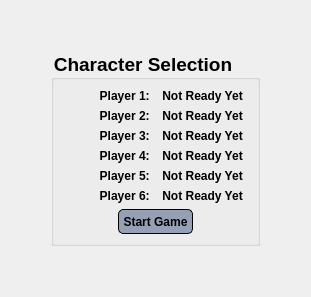
      <widget class="QWidget" name="pgCharacterSelection">
       <layout class="QGridLayout" name="gridLayout_5">
        <item row="1" column="1">
         <widget class="QGroupBox" name="gbCharacterSelection">
          <property name="font">
           <font>
            <pointsize>14</pointsize>
            <weight>75</weight>
            <bold>true</bold>
           </font>
          </property>
          <property name="styleSheet">
           <string notr="true">QGroupBox {
font-weight: bold;
}</string>
          </property>
          <property name="title">
           <string>Character Selection</string>
          </property>
          <layout class="QVBoxLayout" name="verticalLayout_29">
           <item>
            <layout class="QGridLayout" name="gridLayout_3">
             <item row="4" column="1">
              <widget class="QLabel" name="lbReadyPlayer5">
               <property name="minimumSize">
                <size>
                 <width>80</width>
                 <height>0</height>
                </size>
               </property>
               <property name="maximumSize">
                <size>
                 <width>110</width>
                 <height>16777215</height>
                </size>
               </property>
               <property name="styleSheet">
                <string notr="true">QLabel {
color: rgb(0,0,0);
font-weight: bold;
}</string>
               </property>
               <property name="text">
                <string> Not Ready Yet</string>
               </property>
               <property name="alignment">
                <set>Qt::AlignLeading|Qt::AlignLeft|Qt::AlignVCenter</set>
               </property>
              </widget>
             </item>
             <item row="5" column="0">
              <widget class="QLabel" name="lbSelectionPlayer6">
               <property name="maximumSize">
                <size>
                 <width>110</width>
                 <height>16777215</height>
                </size>
               </property>
               <property name="styleSheet">
                <string notr="true">QLabel {
color: rgb(0,0,0);
font-weight: bold;
}</string>
               </property>
               <property name="text">
                <string>Player 6: </string>
               </property>
               <property name="alignment">
                <set>Qt::AlignRight|Qt::AlignTrailing|Qt::AlignVCenter</set>
               </property>
              </widget>
             </item>
             <item row="3" column="0">
              <widget class="QLabel" name="lbSelectionPlayer4">
               <property name="maximumSize">
                <size>
                 <width>110</width>
                 <height>16777215</height>
                </size>
               </property>
               <property name="styleSheet">
                <string notr="true">QLabel {
color: rgb(0,0,0);
font-weight: bold;
}</string>
               </property>
               <property name="text">
                <string>Player 4: </string>
               </property>
               <property name="alignment">
                <set>Qt::AlignRight|Qt::AlignTrailing|Qt::AlignVCenter</set>
               </property>
              </widget>
             </item>
             <item row="3" column="1">
              <widget class="QLabel" name="lbReadyPlayer4">
               <property name="minimumSize">
                <size>
                 <width>80</width>
                 <height>0</height>
                </size>
               </property>
               <property name="maximumSize">
                <size>
                 <width>110</width>
                 <height>16777215</height>
                </size>
               </property>
               <property name="styleSheet">
                <string notr="true">QLabel {
color: rgb(0,0,0);
font-weight: bold;
}</string>
               </property>
               <property name="text">
                <string> Not Ready Yet</string>
               </property>
               <property name="alignment">
                <set>Qt::AlignLeading|Qt::AlignLeft|Qt::AlignVCenter</set>
               </property>
              </widget>
             </item>
             <item row="1" column="0">
              <widget class="QLabel" name="lbSelectionPlayer2">
               <property name="maximumSize">
                <size>
                 <width>110</width>
                 <height>16777215</height>
                </size>
               </property>
               <property name="styleSheet">
                <string notr="true">QLabel {
color: rgb(0,0,0);
font-weight: bold;
}</string>
               </property>
               <property name="text">
                <string>Player 2: </string>
               </property>
               <property name="alignment">
                <set>Qt::AlignRight|Qt::AlignTrailing|Qt::AlignVCenter</set>
               </property>
              </widget>
             </item>
             <item row="5" column="1">
              <widget class="QLabel" name="lbReadyPlayer6">
               <property name="minimumSize">
                <size>
                 <width>80</width>
                 <height>0</height>
                </size>
               </property>
               <property name="maximumSize">
                <size>
                 <width>110</width>
                 <height>16777215</height>
                </size>
               </property>
               <property name="styleSheet">
                <string notr="true">QLabel {
color: rgb(0,0,0);
font-weight: bold;
}</string>
               </property>
               <property name="text">
                <string> Not Ready Yet</string>
               </property>
               <property name="alignment">
                <set>Qt::AlignLeading|Qt::AlignLeft|Qt::AlignVCenter</set>
               </property>
              </widget>
             </item>
             <item row="0" column="1">
              <widget class="QLabel" name="lbReadyPlayer1">
               <property name="minimumSize">
                <size>
                 <width>80</width>
                 <height>0</height>
                </size>
               </property>
               <property name="maximumSize">
                <size>
                 <width>110</width>
                 <height>16777215</height>
                </size>
               </property>
               <property name="styleSheet">
                <string notr="true">QLabel {
color: rgb(0,0,0);
font-weight: bold;
}</string>
               </property>
               <property name="text">
                <string> Not Ready Yet</string>
               </property>
               <property name="alignment">
                <set>Qt::AlignLeading|Qt::AlignLeft|Qt::AlignVCenter</set>
               </property>
              </widget>
             </item>
             <item row="1" column="1">
              <widget class="QLabel" name="lbReadyPlayer2">
               <property name="minimumSize">
                <size>
                 <width>80</width>
                 <height>0</height>
                </size>
               </property>
               <property name="maximumSize">
                <size>
                 <width>110</width>
                 <height>16777215</height>
                </size>
               </property>
               <property name="styleSheet">
                <string notr="true">QLabel {
color: rgb(0,0,0);
font-weight: bold;
}</string>
               </property>
               <property name="text">
                <string> Not Ready Yet</string>
               </property>
               <property name="alignment">
                <set>Qt::AlignLeading|Qt::AlignLeft|Qt::AlignVCenter</set>
               </property>
              </widget>
             </item>
             <item row="4" column="0">
              <widget class="QLabel" name="lbSelectionPlayer5">
               <property name="maximumSize">
                <size>
                 <width>110</width>
                 <height>16777215</height>
                </size>
               </property>
               <property name="styleSheet">
                <string notr="true">QLabel {
color: rgb(0,0,0);
font-weight: bold;
}</string>
               </property>
               <property name="text">
                <string>Player 5: </string>
               </property>
               <property name="alignment">
                <set>Qt::AlignRight|Qt::AlignTrailing|Qt::AlignVCenter</set>
               </property>
              </widget>
             </item>
             <item row="2" column="1">
              <widget class="QLabel" name="lbReadyPlayer3">
               <property name="minimumSize">
                <size>
                 <width>80</width>
                 <height>0</height>
                </size>
               </property>
               <property name="maximumSize">
                <size>
                 <width>110</width>
                 <height>16777215</height>
                </size>
               </property>
               <property name="styleSheet">
                <string notr="true">QLabel {
color: rgb(0,0,0);
font-weight: bold;
}</string>
               </property>
               <property name="text">
                <string> Not Ready Yet</string>
               </property>
               <property name="alignment">
                <set>Qt::AlignLeading|Qt::AlignLeft|Qt::AlignVCenter</set>
               </property>
              </widget>
             </item>
             <item row="2" column="0">
              <widget class="QLabel" name="lbSelectionPlayer3">
               <property name="maximumSize">
                <size>
                 <width>110</width>
                 <height>16777215</height>
                </size>
               </property>
               <property name="styleSheet">
                <string notr="true">QLabel {
color: rgb(0,0,0);
font-weight: bold;
}</string>
               </property>
               <property name="text">
                <string>Player 3: </string>
               </property>
               <property name="alignment">
                <set>Qt::AlignRight|Qt::AlignTrailing|Qt::AlignVCenter</set>
               </property>
              </widget>
             </item>
             <item row="0" column="0">
              <widget class="QLabel" name="lbSelectionPlayer1">
               <property name="maximumSize">
                <size>
                 <width>110</width>
                 <height>16777215</height>
                </size>
               </property>
               <property name="styleSheet">
                <string notr="true">QLabel {
color: rgb(0,0,0);
font-weight: bold;
}</string>
               </property>
               <property name="text">
                <string>Player 1: </string>
               </property>
               <property name="alignment">
                <set>Qt::AlignRight|Qt::AlignTrailing|Qt::AlignVCenter</set>
               </property>
              </widget>
             </item>
            </layout>
           </item>
           <item>
            <layout class="QHBoxLayout" name="horizontalLayout_3">
             <item>
              <spacer name="horizontalSpacer_5">
               <property name="orientation">
                <enum>Qt::Horizontal</enum>
               </property>
               <property name="sizeHint" stdset="0">
                <size>
                 <width>40</width>
                 <height>20</height>
                </size>
               </property>
              </spacer>
             </item>
             <item>
              <widget class="QPushButton" name="btnStartGame">
               <property name="minimumSize">
                <size>
                 <width>75</width>
                 <height>25</height>
                </size>
               </property>
               <property name="styleSheet">
                <string notr="true">QPushButton {
color: rgb(0,0,0);
font-weight: bold;
background-color: rgb(150,160,180);
border: 1px solid black;
border-radius: 5px;
}

QPushButton:hover {
color: rgb(0,0,0);
font-weight: bold;
background-color: rgb(250,250,250);
border: 1px solid black;
border-radius: 5px;
}

QPushButton:disabled {
color: darkgrey;
font-weight: bold;
background-color:lightgrey;
border: 1px solid darkgrey;
border-radius: 5px;
}</string>
               </property>
               <property name="text">
                <string>Start Game</string>
               </property>
              </widget>
             </item>
             <item>
              <spacer name="horizontalSpacer_6">
               <property name="orientation">
                <enum>Qt::Horizontal</enum>
               </property>
               <property name="sizeHint" stdset="0">
                <size>
                 <width>40</width>
                 <height>20</height>
                </size>
               </property>
              </spacer>
             </item>
            </layout>
           </item>
          </layout>
         </widget>
        </item>
        <item row="1" column="2">
         <spacer name="horizontalSpacer_12">
          <property name="orientation">
           <enum>Qt::Horizontal</enum>
          </property>
          <property name="sizeHint" stdset="0">
           <size>
            <width>40</width>
            <height>20</height>
           </size>
          </property>
         </spacer>
        </item>
        <item row="1" column="0">
         <spacer name="horizontalSpacer_11">
          <property name="orientation">
           <enum>Qt::Horizontal</enum>
          </property>
          <property name="sizeHint" stdset="0">
           <size>
            <width>40</width>
            <height>20</height>
           </size>
          </property>
         </spacer>
        </item>
        <item row="2" column="1">
         <spacer name="verticalSpacer_24">
          <property name="orientation">
           <enum>Qt::Vertical</enum>
          </property>
          <property name="sizeHint" stdset="0">
           <size>
            <width>20</width>
            <height>40</height>
           </size>
          </property>
         </spacer>
        </item>
        <item row="0" column="1">
         <spacer name="verticalSpacer_27">
          <property name="orientation">
           <enum>Qt::Vertical</enum>
          </property>
          <property name="sizeHint" stdset="0">
           <size>
            <width>20</width>
            <height>40</height>
           </size>
          </property>
         </spacer>
        </item>
       </layout>
      </widget>
